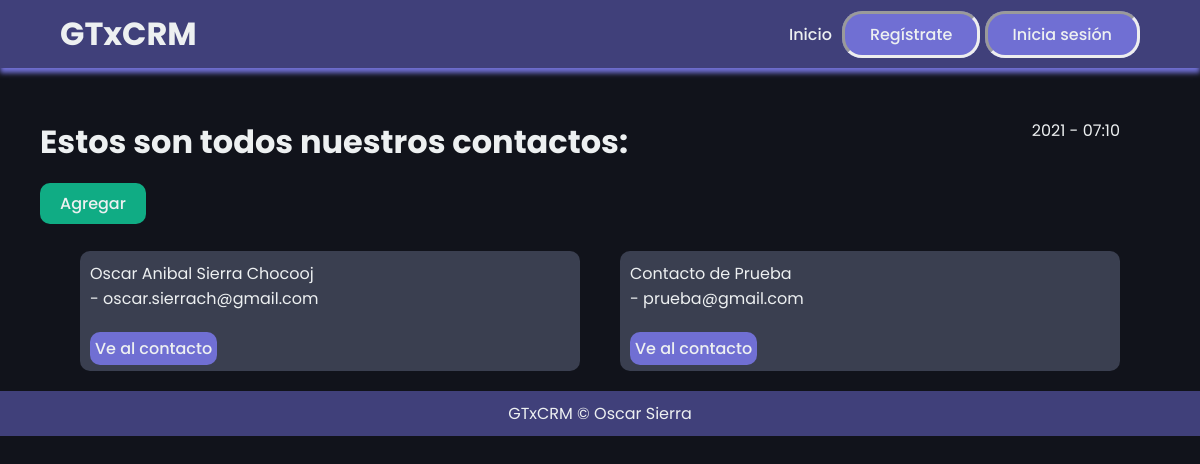
/contactos/, run on the app's committed database.
### mainapp/models.py (models this page shows, shortened)
class Lead(models.Model):
    nombres = models.CharField(max_length=45)
    apellidos = models.CharField(max_length=45)
    titulo = models.CharField(max_length=45)
    email = models.CharField(max_length=45)
    compania = models.CharField(max_length=45)
    movil = models.CharField(max_length=20)
    telefono = models.CharField(max_length=45)
    descripcion = models.CharField(max_length=200)
    agente = models.ForeignKey("Agent", on_delete=models.CASCADE)

### mainapp/views.py (the view)
# urls.py: path('contactos/', leadListView.as_view(), name="lead_list"),
class leadListView(ListView):
    template_name="leads/leads_list.html"
    queryset = Lead.objects.all()
    context_object_name = "contactos"

### mainapp/templates/leads/leads_list.html (shortened to what this page needs)
{% extends 'layouts/layouts.html'%}
{% block content %}
<div class="start">
    <div class="initial">
        <h1>Estos son todos nuestros contactos: </h1>
            <div id="time">
                {% now "Y - h:m"%}
            </div>
        </div>
    </div>
<br/>
<div class="divbtn" style="margin-left: 40px;">
    <a class="submitbtn" href="{% url 'lead_create' %}"><button>Agregar</button></a>
</div>
<br/>
<div class="list_container">
    {% for contacto in contactos %}
        <div class="list_content">
            <p>{{ contacto.nombres }} {{ contacto.apellidos }}<br/>
            - {{ contacto.email }}</p><br/>
            <a class="detail_href" href="{% url 'lead_detail' contacto.pk %}">Ve al contacto</a>
        </div>
    {% endfor %}
</div>
{% endblock %}

### mainapp/static/css/styles.css (style rules this page uses)
* { margin: 0; padding: 0; font-family: "Poppins", sans-serif; color: #edf0f1; text-decoration: none; }
body { box-sizing: border-box; background-color: #11131b; }
li, a, button { font-weight: 500; font-size: 16px; text-decoration: none; border: none; background-color: transparent; }
.start { width: 90%; margin-top: 50px; margin-left: 40px; margin-right: 40px; }
.initial { display: flex; justify-content: space-between; }
.list_container { display: flex; flex-wrap: wrap; width: 90%; padding: 10px; margin: auto; }
.list_container > * { flex: 0 1 30em; }
.list_content { padding: 10px; background-color: #3a3f50; width: 20%; margin: auto; margin-bottom: 10px; border-radius: 10px; }
.detail_href { padding: 5px; background-color: #706fd3; border-radius: 10px; cursor: pointer; transition: all 0.3s ease 0s; }
.submitbtn { margin-top: 20px; padding: 9px 20px; background-color: #10ac84; border-radius: 10px; cursor: pointer; transition: all 0.3s ease 0s; }

### data on the page
Lead: nombres "Oscar Anibal", apellidos "Sierra Chocooj", email "oscar.sierrach@gmail.com"
Lead: nombres "Contacto", apellidos "de Prueba", email "prueba@gmail.com"
